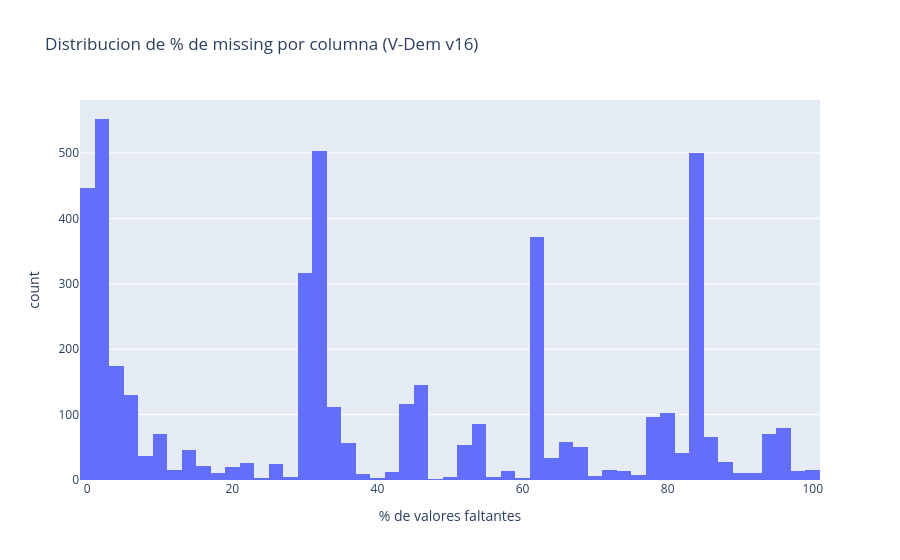

Notebook source saved alongside this figure:
### Markdown cell above
## Bloque 6 — Missingness: ranking y distribución

**Objetivo:** identificar qué columnas (y qué variables base) tienen mayor proporción de datos faltantes.

**Justificación metodológica:** esto es solo una vista descriptiva en esta fase exploratoria 

**Resultado esperado:** una tabla ordenada por `pct_missing` descendente, y un histograma de la distribución de `pct_missing` en todas las columnas.

**Qué comprobar:** si ves columnas identificatorias con missing alto (no deberían tenerlo, salvo `historical_date` u otras opcionales), es señal de revisar. Presta atención a si el patrón de missingness concentra en columnas asociadas a periodos históricos (`v3*`) frente a las contemporáneas (`v2*`) — es esperable dado que V-Dem amplía cobertura temporal con el proyecto histórico.

**Errores habituales:** ninguno esperado.

### Code cell
missingness_ranking = df_metadata_vdem[['columna', 'variable_base', 'tipo_columna', 'pct_missing']]\
    .sort_values('pct_missing', ascending=False)

print(missingness_ranking.head(30))

fig_missing = px.histogram(
    df_metadata_vdem,
    x='pct_missing',
    nbins=50,
    title='Distribucion de % de missing por columna (V-Dem v16)',
    labels={'pct_missing': '% de valores faltantes'}
)
figuras_reporte.append(fig_missing)
fig_missing.show()

### Figure 1 — Plotly figure (JSON) as saved in the notebook; plotly's stock layout.template omitted (floating-point values rounded to 4 significant figures; data arrays with more than 128 entries replaced by an {"elided": "..."} marker saying what was removed)
{"data": [{"bingroup": "x", "hovertemplate": "% de valores faltantes=%{x}<br>count=%{y}<extra></extra>", "legendgroup": "", "marker": {"color": "#636efa", "pattern": {"shape": ""}}, "name": "", "nbinsx": 50, "orientation": "v", "showlegend": false, "type": "histogram", "x": {"elided": "4618 float values"}, "xaxis": "x", "yaxis": "y"}], "layout": {"barmode": "relative", "legend": {"tracegroupgap": 0}, "title": {"text": "Distribucion de % de missing por columna (V-Dem v16)"}, "xaxis": {"anchor": "y", "domain": [0, 1], "title": {"text": "% de valores faltantes"}}, "yaxis": {"anchor": "x", "domain": [0, 1], "title": {"text": "count"}}}}
